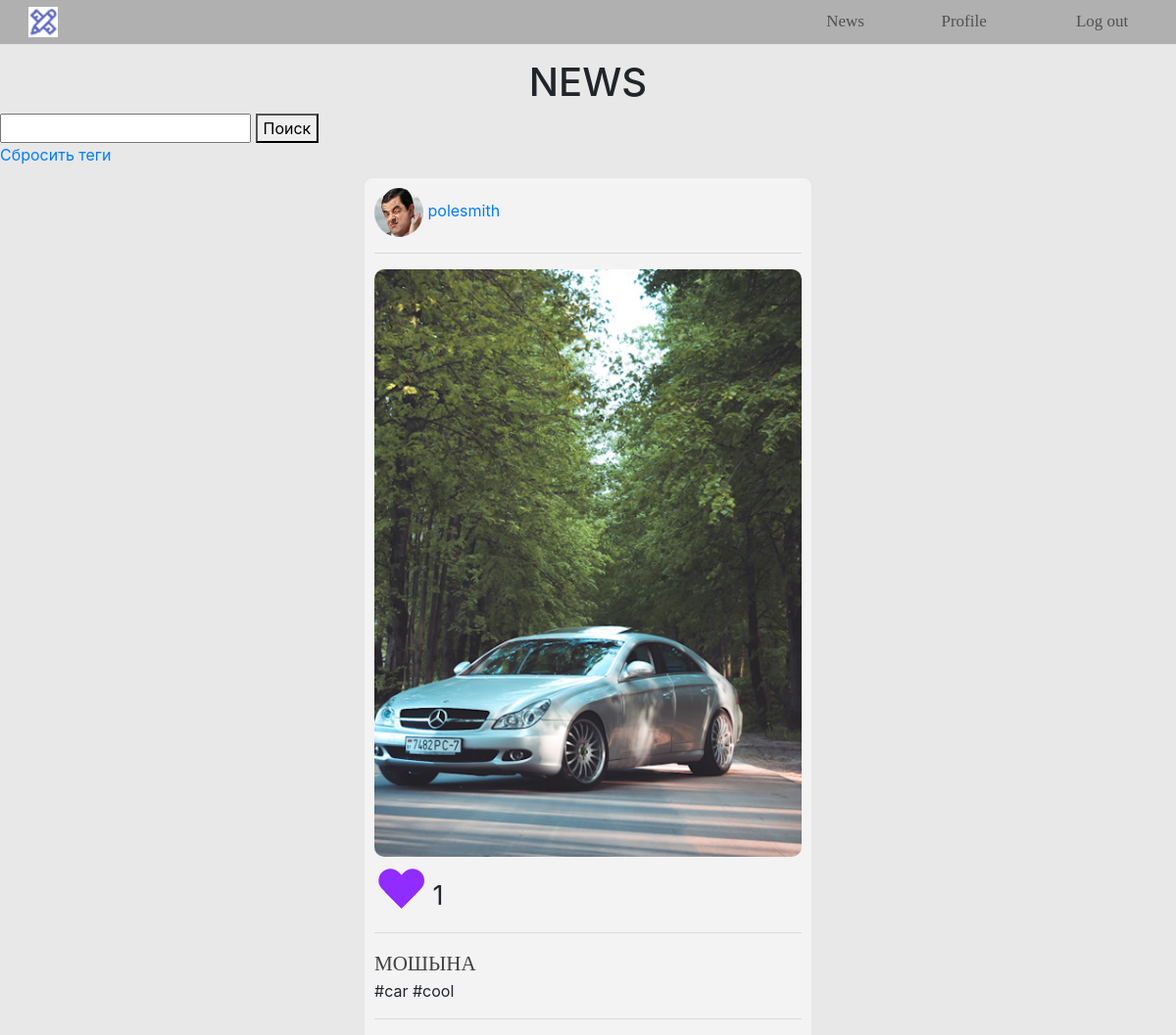
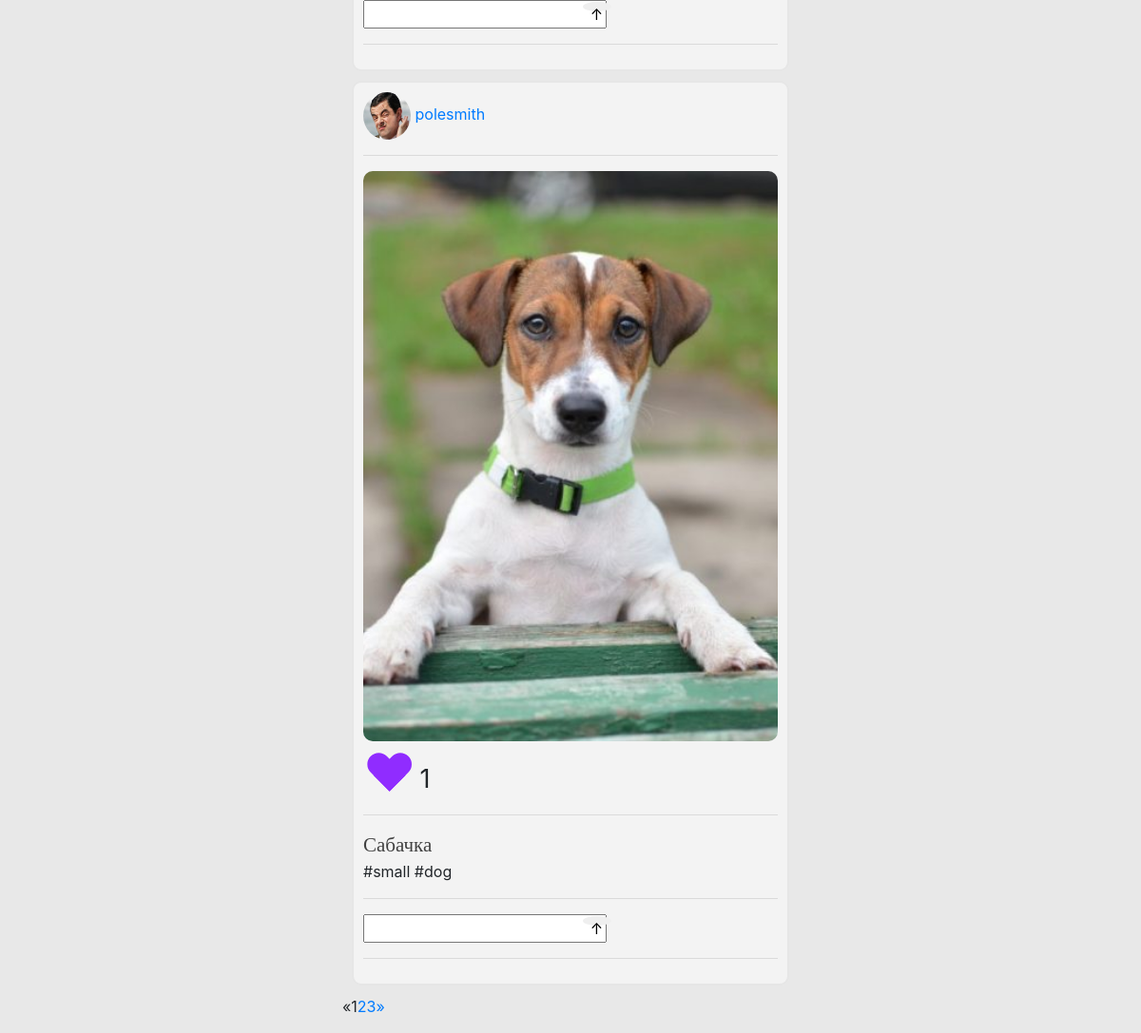
The app's page /profile/news/ (signed in) with its own data (2 pictures, top to bottom).
### users/models.py (models this page shows, shortened)
class Post(models.Model):
    profile = models.ForeignKey(Profile, on_delete=models.CASCADE)
    liked_by = models.TextField(default='[]')
    image = models.ImageField(upload_to='media/profile_images')
    description = models.CharField(default='', max_length=100)
    tags = TaggableManager()
    pub_date = models.DateTimeField('Publication date')

class Profile(models.Model):
    user = models.OneToOneField(User, on_delete=models.CASCADE)
    main_image = models.ImageField(default='default.jpg', upload_to='profile_main_image/')
    description = models.CharField(default='', max_length=200)
    website = models.CharField(default='', max_length=100)
    name = models.CharField(default='', max_length= 100)
    surname = models.CharField(default='', max_length=100)
    age = models.IntegerField(default=0)
    like = models.TextField(default='[]')

### users/views.py (the view)
# urls.py: path('news/', views.NewsView.as_view(), name='news'),
class NewsView(LoginRequiredMixin, ListView):
    paginate_by = 2
    model = Post
    template_name = 'users/news.html'
    context_object_name = 'posts'
    def get_queryset(self):
        posts = Post.objects.order_by('-pub_date')
        return posts
    def get_context_data(self, **kwargs):
        context = super().get_context_data(**kwargs)
        comments = Comment.objects.all()
        context['comments'] = comments
        return context

### users/templatetags/count_like.py (called while the page is built)
@register.filter
def count(value):
    return len(eval(value))

### users/templates/users/news.html (shortened to what this page needs)
{% extends 'inst/base.html' %}
{% block content %}
{% load static %}
{% load count_like %}
<link rel="stylesheet" type="text/css" href="{% static 'users/news-style.css' %}">
<h1 align="center">NEWS</h1>
<div class="search-container">
    <form method="GET" action="{% url 'search' %}" id="search-form">
        <input class="search" id="search-text" name="hash">
        <button type="submit" form="search-form">Поиск</button>
    </form>
    <a class="reset" href="{% url 'news' %}">Сбросить теги</a>
</div>
<div class="posts">
    {% for post in posts %}
    <div class="post">
        <div class="post-head">
            <img src="{{post.profile.main_image.url}}" class="small-avatar">
            <a href="{% url 'other_profile' post.profile.user.username %}">{{ post.profile.user.username }}</a>
        </div>
        <hr>
        <div class="cropped">
        <img src="{{ post.image.url }}" class="post-image"></div>
                <div class="like-container">
                <button
                        {% if user.username in post.liked_by %}
                        class="like like-button"
                        {% else %}
                        class="unlike like-button"
                        {% endif %}
                        onclick="like({{post.id}});" id="lk{{post.id}}" type="button">{% csrf_token %}
                </button>
        </div>
         <span class="likes_count" id="count{{post.id}}">{{post.liked_by|count}}</span>
        <hr>
        <span class="description-text">{{post.description}}</span><br>
        {% for tag in post.tags.names %}
            #{{tag}}
        {% endfor %}
        <hr>
    <form method="POST">
        <input type="text" id="text{{post.id}}" name="text">
        <button value="{{post.id}}" name="id" id="id_com_button{{post.id}}" type="button" onclick="comment({{post.id}});" onkeyup="13" class="comment-button" >↑</button>
    </form>
    <hr>
    </div>
{% endfor %}
    {% if is_paginated %}
<div align="center">
  <ul class="pagination">
    {% if page_obj.has_previous %}
      <li><a href="?page={{ page_obj.previous_page_number }}">&laquo;</a></li>
    {% else %}
      <li class="disabled"><span>&laquo;</span></li>
    {% endif %}
    {% for i in paginator.page_range %}
      {% if page_obj.number == i %}
        <li class="active"><span>{{ i }} <span class="sr-only">(current)</span></span></li>
      {% else %}
        <li><a href="?page={{ i }}">{{ i }}</a></li>
      {% endif %}
    {% endfor %}
    {% if page_obj.has_next %}
      <li><a href="?page={{ page_obj.next_page_number }}">&raquo;</a></li>
    {% else %}
      <li class="disabled"><span>&raquo;</span></li>
    {% endif %}
  </ul>
    </div>
</div>
{% endif %}
{% endblock %}

### inst/static/inst/base-style.css (style rules this page uses)
body { background: #E8E8E8; }
a { text-decoration:none; }

### users/static/users/news-style.css (style rules this page uses)
body { background: #E8E8E8; }
a { text-decoration:none; }
.posts { margin: 0 30%; width: 40%; }
.post-image { object-fit: cover; width: 100%; height: 600px; border-radius: 10px; }
.post { padding: 10px; margin: 10px; border: 2px solid #E6E6E6; border-radius: 10px; background: #F3F3F3; }
.small-avatar { width: 50px; height: 50px; border-radius: 100%; }
.comment-button { width:30px; height:10px; position:relative; left:-30px; border-radius: 50%; border: none; }
.like-button { border: none; outline: none; }
.like { position: relative; left: 10px; width: 60%; height: 100%; background: #902CFF; -webkit-border-radius: 50px 50px 0 0; -moz-border-radius: 50px 50px 0 0; border-radius: 50px 50px 0 0; -webkit-transform: rotate(315deg); -moz-transform: rotate(315deg); -ms-transform: rotate(315deg); -o-transform: rotate(315deg); transform: rotate(315deg); }
.like:before { position: absolute; width: 40px; height: 24px; left: 0; bottom: 0; content: ""; background: #902CFF; -webkit-border-radius: 50px 50px 0 0; -moz-border-radius: 50px 50px 0 0; border-radius: 0 50px 50px 0; }
.like-container { display: inline-block; margin-top: 10px; width: 40px; height: 40px; }
.likes_count { font-size: 27px; line-height: 150%; margin-left: 15px; margin-top: 20px; }
.description-text { font-family: Vera; font-style: normal; font-weight: normal; font-size: 21px; color: #414141; }
.like-button, .like-button:active, .like-button:focus { outline: none; }

### records on screen
Post: profile.main_image (picture), profile.user.username "polesmith", image (picture), liked_by|count "1", description "МОШЫНА", {{ post.id }} 5 (drawn)
Tag: tag "car"
Tag: tag "cool"
Post: profile.main_image (picture), profile.user.username "polesmith", image (picture), liked_by|count "1", description "Сабачка", {{ post.id }} 4 (drawn)
Tag: tag "small"
Tag: tag "dog"

### other values on screen
{{ i }} "1"
{{ i }} "2" "3"
